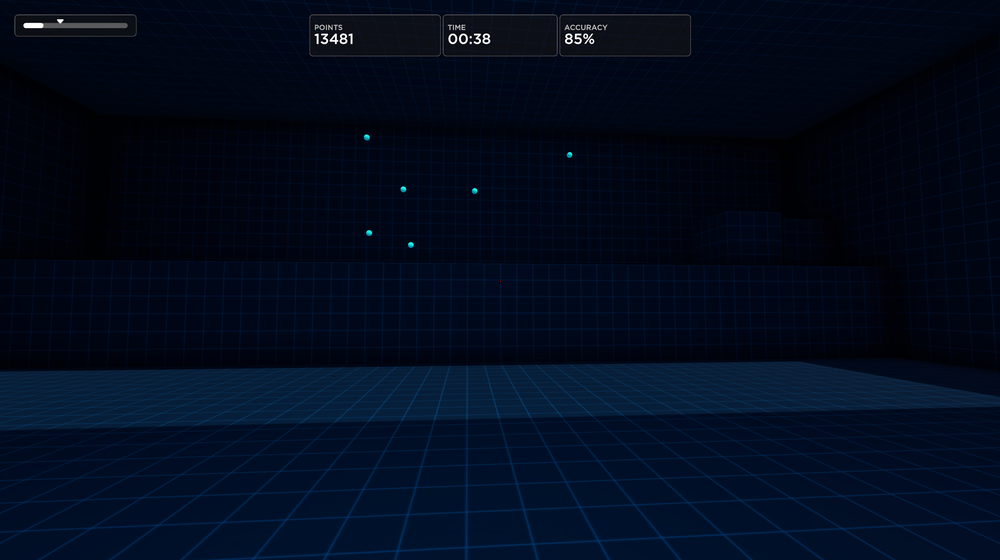
#> input picture test.png, 1000 x 560 px, shrunk from 2559 x 1432 before the run, found by its file name
$ python cv.py
#> lines starting #> are read from the running program, lines starting #| are printed output that depends on the picture; after the words box and inside, x2 and y2 are one past the last pixel; in counts of white or black regions, pixels touching at a corner belong together
import cv2
import numpy as np

CYAN_LOWER = [78, 43, 46]
CYAN_UPPER = [99, 255, 255]
# CYAN_LOWER = [100, 43, 46]
# CYAN_UPPER = [124, 255, 255]

BLUE_LOWER = [100, 43, 46]
BLUE_UPPER = [124, 255, 255]

def pre_process(img):
    """ 预处理图像 """
    img_blur = cv2.GaussianBlur(img, (25, 25), 0)
    img_hsv = cv2.cvtColor(img_blur, cv2.COLOR_BGR2HSV)  # 转换为HSV格式
    return img_blur, img_hsv

def remove_background(img_hsv, lower, upper):
    """ 创建颜色掩膜 """
    lower_color = np.array(lower)  # 颜色范围下限
    upper_color = np.array(upper)  # 颜色颜色上限

    mask = cv2.inRange(img_hsv, lower_color, upper_color)  # 创建掩膜
    cv2.namedWindow('Mask', cv2.WINDOW_NORMAL)
    cv2.imshow('Mask', mask)

    # kernel = np.ones((5, 5), np.uint8)             # 定义结构元素
    # mask = cv2.erode(mask, kernel, iterations=5)   # 收缩操作
    # mask = cv2.dilate(mask, kernel, iterations=5)  # 膨胀操作

    # cv2.bitwise_not(mask, mask)  # 翻转掩膜

    return mask

def detect_circle_contours(img):
    """ 从背景识别圆形目标轮廓 """
    mask_cyan = remove_background(img, CYAN_LOWER, CYAN_UPPER)  # 提取圆形目标掩膜
    contours, _ = cv2.findContours(mask_cyan, cv2.RETR_TREE, cv2.CHAIN_APPROX_SIMPLE)  # 查找轮廓

    filtered_contours = []

    print(f"轮廓数量: {len(contours)}")

    for contour in contours:  # 提取位置和颜色

        area = cv2.contourArea(contour)
        perimeter = cv2.arcLength(contour, True)

        if perimeter < (2 * 4) or area < 5:  # 过滤小的轮廓
            continue

        # 计算长宽比
        x, y, w, h = cv2.boundingRect(contour)
        aspect_ratio = float(w) / h
        # print(f"长宽比: {aspect_ratio}")

        # 计算 最小外接圆 与 轮廓 的面积之比
        (x, y), radius = cv2.minEnclosingCircle(contour)
        min_circle_area = np.pi * radius ** 2
        area_ratio = min_circle_area / area
        # cv2.circle(img, (int(x), int(y)), int(radius), (0, 0, 255), 2) # 绘制最小外接圆
        # print(f"最小外接圆面积与轮廓面积之比: {area_ratio}")

        # 过滤条件
        if (area_ratio < 1.3)  and (0.90 < aspect_ratio < 1.10):
            filtered_contours.append(contour)

        # filtered_contours.append(contour)

    return filtered_contours

def contours_to_positom(contours):
    """ 将轮廓转换为圆形目标位置 """

    contours_positions = []

    for contour in contours:
        M = cv2.moments(contour)  # 计算轮廓的中心点
        if M["m00"] != 0:
            cX = int(M["m10"] / M["m00"])
            cY = int(M["m01"] / M["m00"])
            contours_positions.append((cX, cY))

    return contours_positions

def detect_circle(img):
    """ 识别圆形目标总函数 """
    contours = detect_circle_contours(img)
    pos = contours_to_positom(contours)
    return pos

def draw_circle(img, contours, color):
    """ 在图像上绘制圆形目标轮廓 """

    img_circle = img.copy()

    # for contour in contours:
    #     cv2.drawContours(img_circle, [contour], -1, color, 8)

    circle_positions = contours_to_positom(contours)
    for circle_position in circle_positions:
        cv2.circle(img_circle, circle_position, 4, color, -1)
        cv2.putText(img_circle, f" {circle_position[0], circle_position[1]}", circle_position, cv2.FONT_HERSHEY_SIMPLEX, 0.8, color, 2)

    return img_circle

#################################################################
def get_point_color(img, center_point, radius):
    """ 获取指定点周围区域的平均颜色 """

    x, y = center_point     # 定义周围区域的坐标
    x1 = max(0, x - radius)
    x2 = min(img.shape[1], x + radius)
    y1 = max(0, y - radius)
    y2 = min(img.shape[0], y + radius)

    region = img[y1:y2, x1:x2]            # 获取周围区域并计算平均颜色
    average_color = cv2.mean(region)[:3]  # 获取 BGR 平均值并忽略 alpha 通道

    average_color = tuple(int(c) for c in average_color)  # 对平均颜色进行取整

    # cv2.circle(img, center_point, radius, (255, 0, 0), 2)  # 检查指定点采样半径用

    return average_color
def get_crosshair(img: np.ndarray) -> tuple[int, int]:
    """返回固定位置的准星坐标（适用于准星位置不变的游戏）"""
    height, width = img.shape[:2]
    return (width // 2, height // 2)  # 假设准星在屏幕中央

def is_point_in_range(img_hsv: np.ndarray, x: int, y: int) -> bool:
    """检查图像中 (x, y) 处的像素是否在 CYAN 范围内"""
    pixel_hsv = img_hsv[y, x]  # 注意 OpenCV 是 (y, x) 顺序

    lower = np.array(CYAN_LOWER)  # 转换为 numpy 数组
    upper = np.array(CYAN_UPPER)

    return bool(cv2.inRange(np.array([pixel_hsv]), lower, upper).any())

def is_shoot(img_hsv: np.ndarray) -> bool:
    crosshair = get_crosshair(img)
    if is_point_in_range(img_hsv, crosshair[0], crosshair[1]):
        return  True
    return False


if __name__ == '__main__':
    img = cv2.imread('test.png')
#> img is the input picture: shape (560, 1000, 3); mean B, G, R 29.3, 11.8, 1.6
    img_blur, img_hsv = pre_process(img)
#> in pre_process, `img_hsv = cv2.cvtColor(img_blur, cv2.COLOR_BGR2HSV)`: img_hsv: shape (560, 1000, 3); mean H, S, V 109.9, 245.1, 29.3
    contours = detect_circle_contours(img_blur)
#> in remove_background, `mask = cv2.inRange(img_hsv, lower_color, upper_color)`:
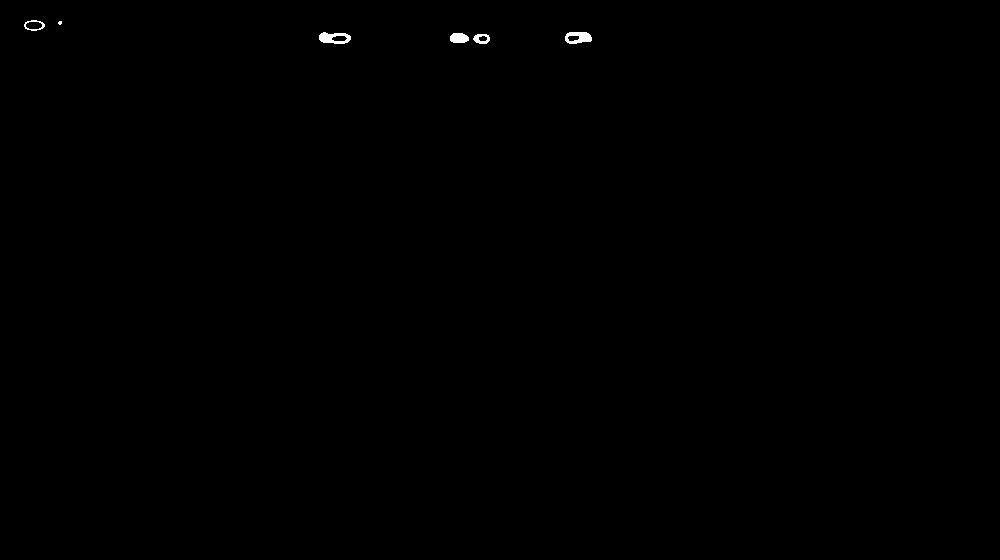
#> mask: shape (560, 1000); 0.15% white; 6 white regions (1 under 20 px)
#> in detect_circle_contours, `contours, _ = cv2.findContours(mask_cyan, cv2.RETR_TREE, cv2.CHAIN_APP..`: contours = 10 contours, 1 with area under 20; largest, box (x1, y1, x2, y2) and area: (319, 32, 351, 44) 268, (565, 32, 592, 44) 240, (24, 20, 45, 31) 153, (450, 33, 469, 43) 138, (473, 34, 490, 44) 119
#| 轮廓数量: 10
#> the loop in detect_circle_contours, `for contour in contours:` made 10 passes
#> (area, perimeter, w, h, aspect_ratio, radius) on passes 1 to 10: (119, 42.97, 17, 10, 1.7, 8.08), (43, 25.31, 10, 7, 1.43, 4.61), (138.5, 47.56, 19, 10, 1.9, 9.22), (239.5, 66.38, 27, 12, 2.25, 13.15), (59, 31.31, 13, 7, 1.86, 6.08), (267.5, 76.04, 32, 12, 2.67, 15.63), (77.5, 37.56, 17, 7, 2.43, 8.02), (7.5, 10.24, 4, 4, 1, 1.84), (153, 51.8, 21, 11, 1.91, 10.05), (114, 42.97, 18, 9, 2, 8.56)
#> after the loop in detect_circle_contours, `for contour in contours:`: filtered_contours = []
#> contours = []
    pos = contours_to_positom(contours)
#> pos = []
    print(pos)

    img_circle = draw_circle(img, contours, (0, 10, 200))

    cv2.namedWindow("img_circle", cv2.WINDOW_NORMAL)
    cv2.imshow("img_circle", img_circle)

    cv2.namedWindow('img', cv2.WINDOW_NORMAL)
    cv2.imshow('img', img)

    cv2.namedWindow('img_blur', cv2.WINDOW_NORMAL)
    cv2.imshow('img_blur', img_blur)

    # print(f"是否开火: {is_shoot(img_hsv)}")

    cv2.waitKey(0)
    cv2.destroyAllWindows()
